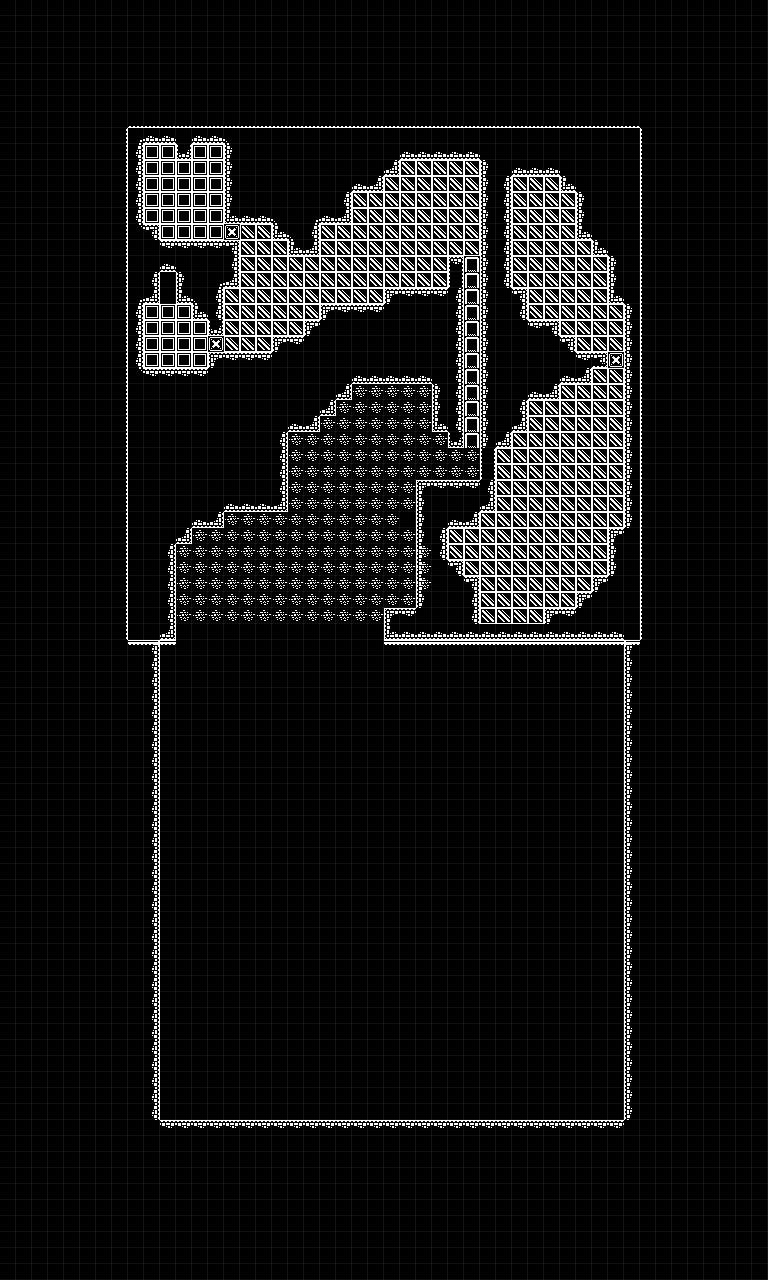

Below is a game level as drawn by its tile map, then a one-line description and the .tmx that defines it (tile-layer data replaced by summaries):
An orthogonal 48x80 tile map with 16x16 px tiles, 9 tile layers (Obstacles, GridVertical, GridHorizontal, Borders, ...), 1 hidden layer not drawn.

<map version="1.10" tiledversion="1.11.2" orientation="orthogonal" renderorder="right-down" width="48" height="80" tilewidth="16" tileheight="16" infinite="0" nextlayerid="15" nextobjectid="1">
 <tileset firstgid="1" source="Tileset.tsx" />
 <layer id="1" name="Obstacles" width="48" height="80">
  <data>[3840 cells, 324 non-empty, 16 distinct tile ids]</data>
 </layer>
 <layer id="4" name="GridVertical" width="48" height="80" opacity="0.07" offsetx="0.2" offsety="0">
  <data>[3840 cells, 3840 non-empty, 1 distinct tile ids]</data>
 </layer>
 <layer id="5" name="GridHorizontal" width="48" height="80" opacity="0.07" offsetx="0" offsety="0.2">
  <data>[3840 cells, 3840 non-empty, 1 distinct tile ids]</data>
 </layer>
 <layer id="7" name="Borders" width="48" height="80">
  <data>[3840 cells, 115 non-empty, 4 distinct tile ids]</data>
 </layer>
 <layer id="9" name="desert" width="48" height="80">
  <data>[3840 cells, 169 non-empty, 1 distinct tile ids]</data>
 </layer>
 <layer id="10" name="Area1" width="48" height="80">
  <data>[3840 cells, 43 non-empty, 1 distinct tile ids]</data>
 </layer>
 <layer id="11" name="Area2" width="48" height="80">
  <data>[3840 cells, 264 non-empty, 1 distinct tile ids]</data>
 </layer>
 <layer id="12" name="Area3" width="48" height="80" visible="0">
  <data>[3840 cells, 79 non-empty, 1 distinct tile ids]</data>
 </layer>
 <layer id="13" name="Valley" width="48" height="80">
  <data>[3840 cells, 3 non-empty, 1 distinct tile ids]</data>
 </layer>
 <layer id="14" name="Tunnel" width="48" height="80">
  <data>[3840 cells, 12 non-empty, 1 distinct tile ids]</data>
 </layer>
</map>
